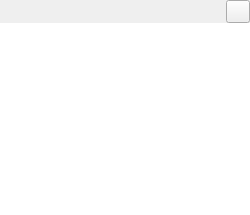
<?xml version="1.0" encoding="UTF-8"?>
<ui version="4.0">
 <class>NodeDetailsWidget</class>
 <widget class="QWidget" name="NodeDetailsWidget">
  <property name="geometry">
   <rect>
    <x>0</x>
    <y>0</y>
    <width>250</width>
    <height>176</height>
   </rect>
  </property>
  <property name="sizePolicy">
   <sizepolicy hsizetype="Preferred" vsizetype="MinimumExpanding">
    <horstretch>0</horstretch>
    <verstretch>0</verstretch>
   </sizepolicy>
  </property>
  <property name="windowTitle">
   <string/>
  </property>
  <layout class="QVBoxLayout" name="verticalLayout">
   <property name="spacing">
    <number>0</number>
   </property>
   <property name="leftMargin">
    <number>0</number>
   </property>
   <property name="topMargin">
    <number>0</number>
   </property>
   <property name="rightMargin">
    <number>0</number>
   </property>
   <property name="bottomMargin">
    <number>0</number>
   </property>
   <item>
    <layout class="QHBoxLayout" name="horizontalLayout">
     <item>
      <spacer name="horizontalSpacer">
       <property name="orientation">
        <enum>Qt::Horizontal</enum>
       </property>
       <property name="sizeHint" stdset="0">
        <size>
         <width>40</width>
         <height>20</height>
        </size>
       </property>
      </spacer>
     </item>
     <item>
      <widget class="QToolButton" name="toolButton">
       <property name="autoFillBackground">
        <bool>false</bool>
       </property>
       <property name="text">
        <string/>
       </property>
       <property name="icon">
        <iconset resource="../qtgui.qrc">
         <normaloff>:/icons/close.png</normaloff>:/icons/close.png</iconset>
       </property>
      </widget>
     </item>
    </layout>
   </item>
   <item>
    <widget class="QTextEdit" name="text">
     <property name="sizePolicy">
      <sizepolicy hsizetype="Expanding" vsizetype="MinimumExpanding">
       <horstretch>0</horstretch>
       <verstretch>0</verstretch>
      </sizepolicy>
     </property>
     <property name="frameShape">
      <enum>QFrame::NoFrame</enum>
     </property>
    </widget>
   </item>
  </layout>
 </widget>
 <resources>
  <include location="../qtgui.qrc"/>
 </resources>
 <connections>
  <connection>
   <sender>toolButton</sender>
   <signal>clicked()</signal>
   <receiver>NodeDetailsWidget</receiver>
   <slot>close()</slot>
   <hints>
    <hint type="sourcelabel">
     <x>354</x>
     <y>23</y>
    </hint>
    <hint type="destinationlabel">
     <x>514</x>
     <y>301</y>
    </hint>
   </hints>
  </connection>
 </connections>
</ui>
